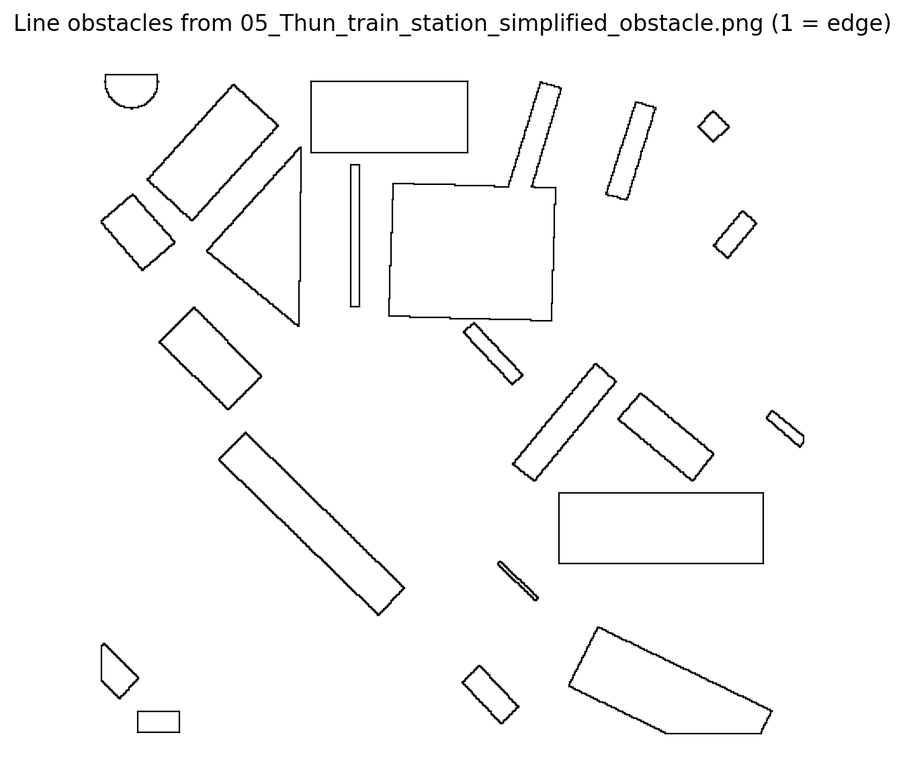
#> input picture preprocess/pysfm_obstacles_meter_close_shape/line_obstacle_img/05_Thun_train_station_simplified_obstacle_anchored.png, 905 x 780 px, shrunk from 1347 x 1160 before the run; its folder holds only this picture in this run
$ python build_line_obstacles_from_png.py --obstacle-png ../preprocess/pysfm_obstacles_meter_close_shape/line_obstacle_img/05_Thun_train_station_simplified_obstacle_anchored.png
#> lines starting #> are read from the running program, lines starting #| are printed output that depends on the picture; after the words box and inside, x2 and y2 are one past the last pixel; in counts of white or black regions, pixels touching at a corner belong together
### utils/convert_obstacle_to_meter.py
"""
Convert a binary obstacle PNG into PySocialForce-ready obstacle segments in meters,
re-anchored so the bottom-left pixel maps to (0, 0).

Also exposes a pixel->meter conversion helper that applies the homography and
subtracts the chosen origin.
"""

import argparse
from pathlib import Path
from typing import Iterable, List, Tuple, Callable

import numpy as np
from PIL import Image


# [80 lines left out: functions load_homography, apply_homography, pixel_to_meter_factory, meter_to_pixel_factory, obstacle_mask, boundary_segments, not called in this run]


def find_homography(obstacle_path: Path, homographies_dir: Path) -> Path | None:
    stem = obstacle_path.stem
    if stem.endswith("_obstacle"):
        stem = stem[: -len("_obstacle")]
    candidate = homographies_dir / f"{stem}.txt"
    if candidate.exists():
        return candidate
    return None


# [100 lines left out: functions segments_to_psf, process_image, parse_args, main, not called in this run]


# [2 lines that do not run on import are left out]

### utils/build_line_obstacles_from_png.py
"""
Extract simple line obstacles from a binary obstacle PNG by converting each
connected obstacle blob into its convex hull and exporting the resulting line
segments in PySocialForce format (x1, x2, y1, y2) anchored in meters.

Also saves a visualization where hull edges are rasterized as 1s on a blank map.
"""

from __future__ import annotations

import argparse
from pathlib import Path
from typing import Iterable, List, Sequence, Tuple

import sys

ROOT = Path(__file__).resolve().parent.parent
if str(ROOT) not in sys.path:
    sys.path.insert(0, str(ROOT))

import matplotlib.pyplot as plt
import numpy as np
from PIL import Image

from convert_obstacle_to_meter import load_homography, pixel_to_meter_factory, find_homography as find_homography_exact


def boundary_segments_from_mask(mask: np.ndarray) -> List[Tuple[int, int, int, int]]:
    """
    Enumerate pixel-edge boundary segments between obstacle (True) and background.
    Returns segments as (x0, y0, x1, y1) in pixel units.
    """
    h, w = mask.shape
    segments: set[Tuple[int, int, int, int]] = set()
    for y in range(h):
        for x in range(w):
            if not mask[y, x]:
                continue
            if y == 0 or not mask[y - 1, x]:
                segments.add((x, y, x + 1, y))  # top
            if y == h - 1 or not mask[y + 1, x]:
                segments.add((x, y + 1, x + 1, y + 1))  # bottom
            if x == 0 or not mask[y, x - 1]:
                segments.add((x, y, x, y + 1))  # left
            if x == w - 1 or not mask[y, x + 1]:
                segments.add((x + 1, y, x + 1, y + 1))  # right
    return list(segments)


def _normalize_segment(seg: Tuple[int, int, int, int]) -> Tuple[int, int, int, int]:
    x0, y0, x1, y1 = seg
    if x0 == x1 and y0 <= y1:
        return x0, y0, x1, y1
    if y0 == y1 and x0 <= x1:
        return x0, y0, x1, y1
    return x1, y1, x0, y0


def merge_collinear(segments: Sequence[Tuple[int, int, int, int]]) -> List[Tuple[int, int, int, int]]:
    """
    Merge adjacent collinear axis-aligned segments to reduce count while preserving shape.
    """
    horiz: dict[int, List[Tuple[int, int]]] = {}
    vert: dict[int, List[Tuple[int, int]]] = {}
    for seg in segments:
        x0, y0, x1, y1 = _normalize_segment(seg)
        if y0 == y1:  # horizontal
            horiz.setdefault(y0, []).append((x0, x1))
        elif x0 == x1:  # vertical
            vert.setdefault(x0, []).append((y0, y1))

    merged: List[Tuple[int, int, int, int]] = []

    for y, spans in horiz.items():
        spans.sort()
        cur_start, cur_end = spans[0]
        for s, e in spans[1:]:
            if s <= cur_end:  # contiguous or overlapping
                cur_end = max(cur_end, e)
            elif s == cur_end:  # touching
                cur_end = e
            else:
                merged.append((cur_start, y, cur_end, y))
                cur_start, cur_end = s, e
        merged.append((cur_start, y, cur_end, y))

    for x, spans in vert.items():
        spans.sort()
        cur_start, cur_end = spans[0]
        for s, e in spans[1:]:
            if s <= cur_end:
                cur_end = max(cur_end, e)
            elif s == cur_end:
                cur_end = e
            else:
                merged.append((x, cur_start, x, cur_end))
                cur_start, cur_end = s, e
        merged.append((x, cur_start, x, cur_end))

    return merged


def segments_to_psf_meters(
    segments_px: Iterable[Tuple[int, int, int, int]],
    px_to_m: callable,
) -> np.ndarray:
    seg_list = [tuple(map(float, s)) for s in segments_px]
    if not seg_list:
        return np.zeros((0, 4), dtype=np.float64)
    pts_px = np.array(seg_list, dtype=np.float64).reshape(-1, 2)
    pts_m = px_to_m(pts_px).reshape(-1, 2, 2)
    return np.stack(
        [pts_m[:, 0, 0], pts_m[:, 1, 0], pts_m[:, 0, 1], pts_m[:, 1, 1]],
        axis=1,
    )


def rasterize_segments(shape: Tuple[int, int], segments: Sequence[Tuple[Tuple[int, int], Tuple[int, int]]]) -> np.ndarray:
    """
    Create an integer mask with 1s along provided segments.
    """
    h, w = shape
    out = np.zeros((h, w), dtype=np.uint8)
    for (x0, y0), (x1, y1) in segments:
        steps = int(max(abs(x1 - x0), abs(y1 - y0))) + 1
        xs = np.linspace(x0, x1, steps)
        ys = np.linspace(y0, y1, steps)
        xi = np.clip(xs.round().astype(int), 0, w - 1)
        yi = np.clip(ys.round().astype(int), 0, h - 1)
        out[yi, xi] = 1
    return out


def process(
    obstacle_png: Path,
    out_npz: Path,
    out_plot: Path,
    homography_path: Path | None,
    homographies_dir: Path | None = None,
    threshold: int = 127,
) -> np.ndarray:
#> called with threshold = 127
    image = Image.open(obstacle_png).convert("L")
    mask = np.array(image) <= threshold  # True where obstacle
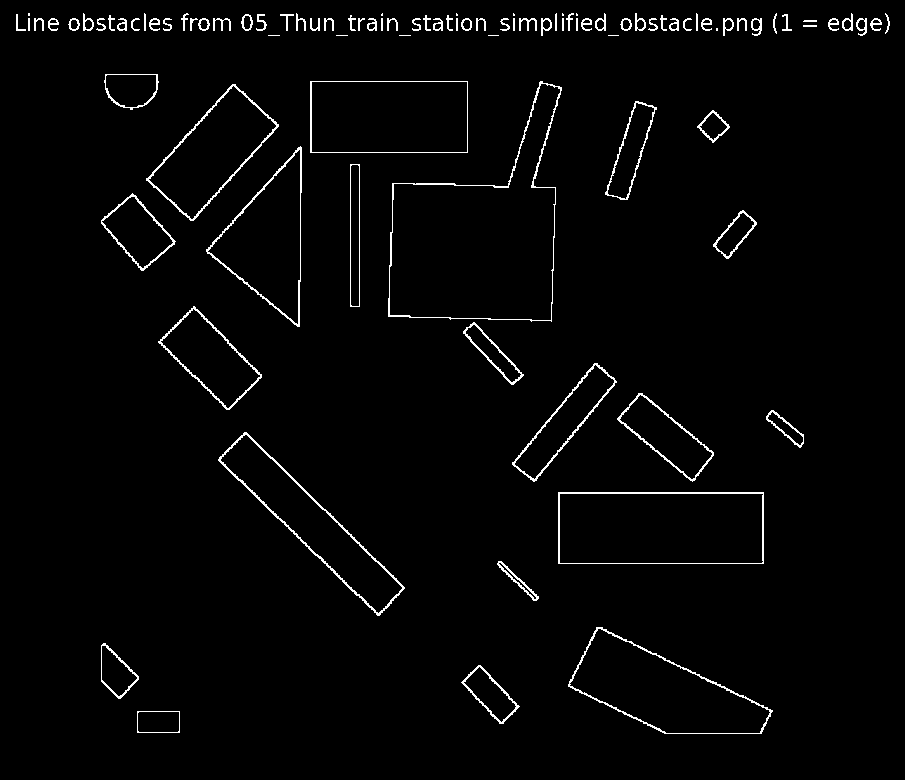
#> mask: shape (780, 905) bool; 2.2% white in thin lines or dots, all inside (x1, y1, x2, y2) = (16, 13, 890, 734)
    segments_px = boundary_segments_from_mask(mask)
#> segments_px = 20654 items
    merged_segments_px = merge_collinear(segments_px)
#> the loop in merge_collinear, `for seg in segments:` made 20654 passes
#> (x0, y0, x1, y1) on passes 1 to 3: (400, 582, 400, 583), (318, 20, 318, 21), (285, 472, 285, 473)
#> after the loop in merge_collinear, `for seg in segments:`: horiz = 670 items; vert = 778 items
#> the loop in merge_collinear, `for y, spans in horiz.items():` made 670 passes
#> y on passes 29 to 31: 270, 120, 36
#> the loop in merge_collinear, `for x, spans in vert.items():` made 778 passes
#> x on passes 2, 3, 5: 318, 285, 389

    if homography_path is None:
        # Try exact match helper first, then prefix, then fuzzy contains match.
        if homographies_dir is None:
            homographies_dir = obstacle_png.parent.parent / "homographies"
        h_exact = find_homography_exact(obstacle_png, homographies_dir)
        if h_exact is not None:
            homography_path = h_exact
        else:
            stem = obstacle_png.stem.lower()
            base_stem = stem.replace("_simplified_obstacle", "").replace("_obstacle", "")
            prefix = obstacle_png.name.split("_", 1)[0].lower()
            candidates = []
            for h in homographies_dir.glob("*.txt"):
                hstem = h.stem.lower()
                if hstem.startswith(prefix + "_") or hstem == prefix:
                    candidates.append(h)
                    continue
                if stem in hstem or hstem in stem or base_stem in hstem or hstem in base_stem:
                    candidates.append(h)
            homography_path = sorted(candidates)[0] if candidates else None
        if homography_path is None:
#> (the run stopped early here; a loop or call above may not have finished)

$ run again, on preprocess/pysfm_obstacles_meter_close_shape/line_obstacle_img/103_Camden_Market_simplified_obstacle_anchored.png
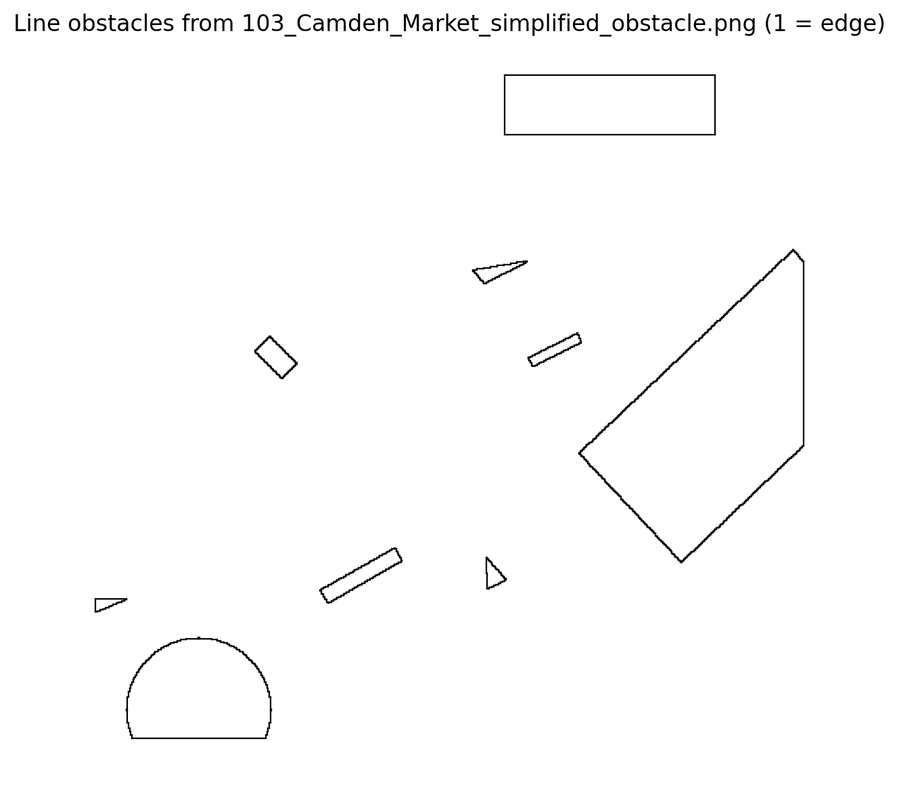
#> input picture preprocess/pysfm_obstacles_meter_close_shape/line_obstacle_img/103_Camden_Market_simplified_obstacle_anchored.png, 899 x 785 px, shrunk from 1329 x 1160 before the run
#> in process, `mask = np.array(image) <= threshold`:
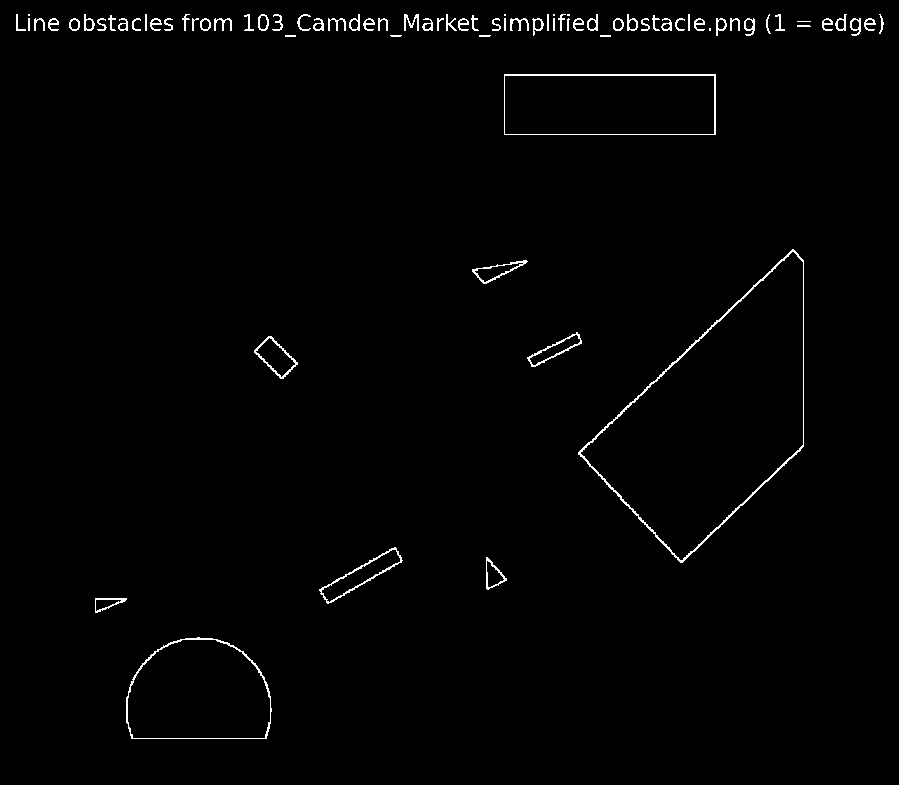
#> mask: shape (785, 899) bool; 1.2% white in thin lines or dots, all inside (x1, y1, x2, y2) = (16, 14, 884, 739)
#> segments_px = 10838 items, first 6: (53, 29, 54, 29), (803, 340, 803, 341), (662, 19, 662, 20), (824, 25, 824, 26), (505, 91, 505, 92), (513, 264, 514, 264)
#> the loop in merge_collinear, `for seg in segments:` made 10838 passes
#> after the loop in merge_collinear, `for seg in segments:`: horiz = 463 items; vert = 761 items
#> the loop in merge_collinear, `for y, spans in horiz.items():` made 463 passes
#> y on passes 1, 2, 4: 29, 264, 739
#> the loop in merge_collinear, `for x, spans in vert.items():` made 761 passes
#> x on passes 1, 2, 4: 803, 662, 505

$ run again, on preprocess/pysfm_obstacles_meter_close_shape/line_obstacle_img/106_Piazza_del_Duomo__Milan_simplified_obstacle_anchored.png
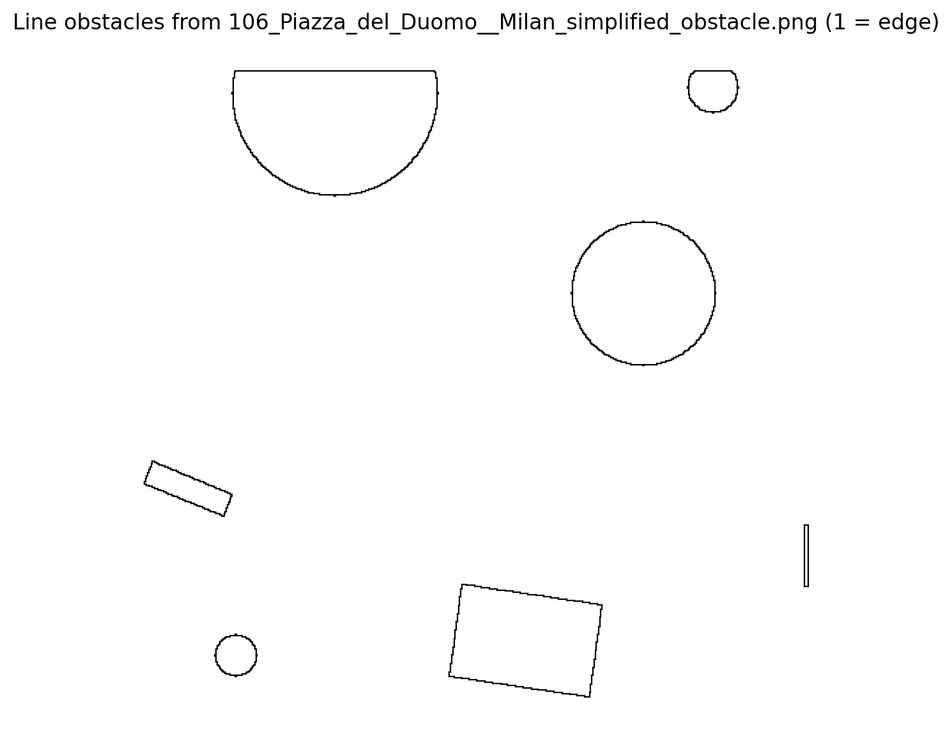
#> input picture preprocess/pysfm_obstacles_meter_close_shape/line_obstacle_img/106_Piazza_del_Duomo__Milan_simplified_obstacle_anchored.png, 952 x 741 px, shrunk from 1490 x 1160 before the run
#> in process, `mask = np.array(image) <= threshold`:
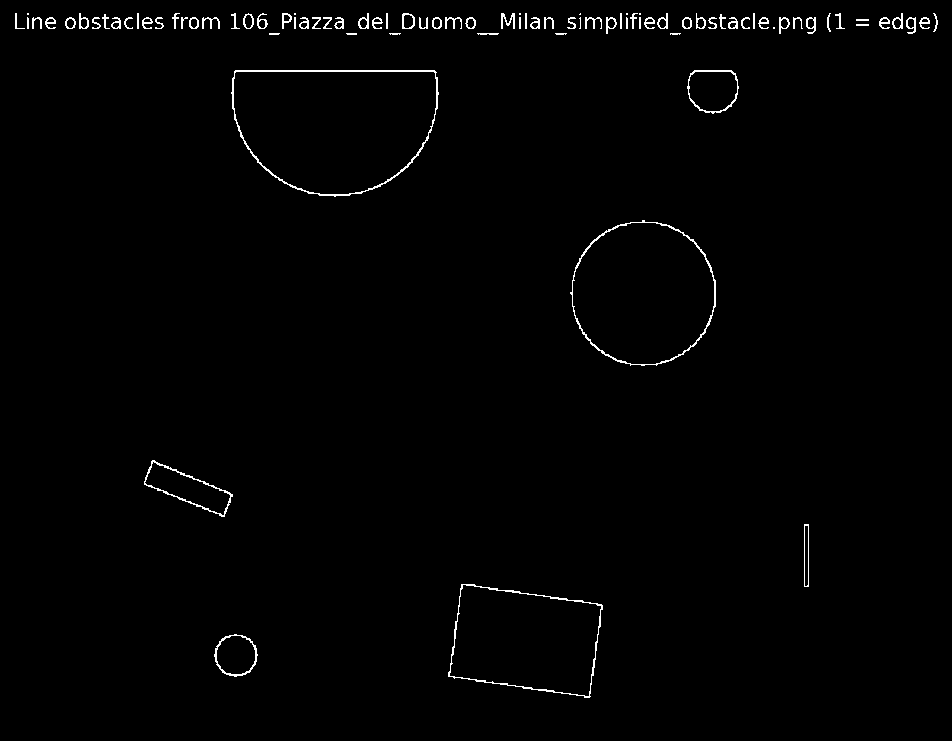
#> mask: shape (741, 952) bool; 1.1% white in thin lines or dots, all inside (x1, y1, x2, y2) = (15, 13, 938, 698)
#> segments_px = 10124 items, first 6: (53, 29, 54, 29), (438, 78, 438, 79), (626, 364, 627, 364), (392, 179, 392, 180), (916, 27, 916, 28), (251, 28, 251, 29)
#> the loop in merge_collinear, `for seg in segments:` made 10124 passes
#> after the loop in merge_collinear, `for seg in segments:`: horiz = 406 items; vert = 731 items
#> the loop in merge_collinear, `for y, spans in horiz.items():` made 406 passes
#> y on passes 1 to 3: 29, 364, 110
#> the loop in merge_collinear, `for x, spans in vert.items():` made 731 passes
#> x on passes 1, 3, 4: 438, 916, 251
